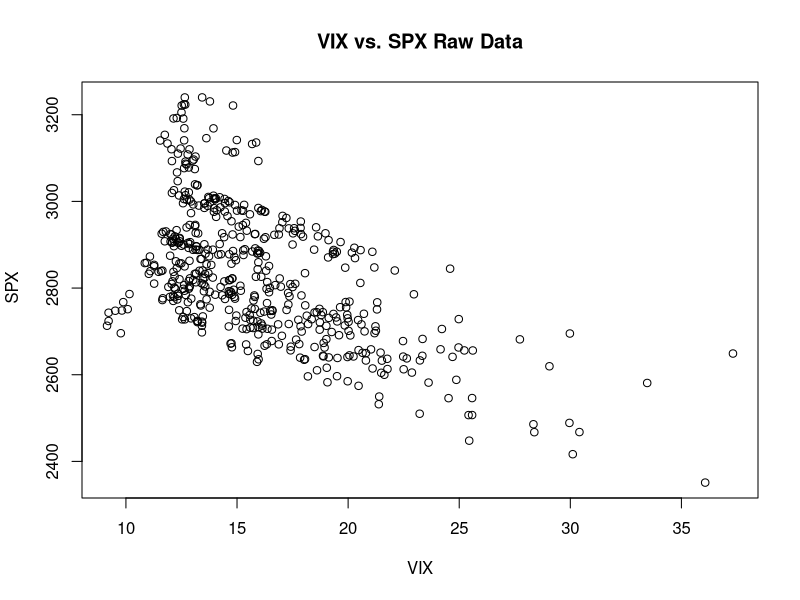
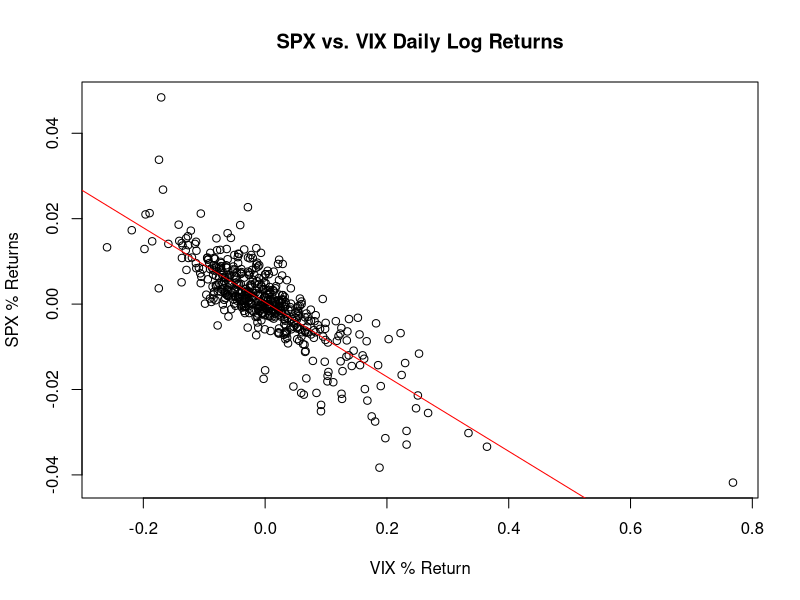

Source code (R) for these figures, in order:
getwd()

leverage = read.csv(file = "leverage.csv")

par(mfrow=c(1,1))

plot(
  leverage$SPX ~ leverage$VIX,
  xlab = "VIX",
  ylab =" SPX",
  main = "VIX vs. SPX Raw Data",
  pch = 1,
)

# len<-dim(corp)[1]
# Do we need to annualize the returns?
# Calculate the daily return for each column.
returns_spx <- round(diff(log(leverage$SPX)), 4)
returns_vix <- round(diff(log(leverage$VIX)), 4)

# (i) and (ii)
plot(
  returns_vix,
  returns_spx,
  xlab = "VIX % Return",
  ylab ="SPX % Returns",
  main = "SPX vs. VIX Daily Log Returns",
)
model = lm(returns_spx ~ returns_vix)
abline(model, col=c("red"))

# calculation
# TODO: why is this coming up with a different value?
b1 = cor(returns_vix, returns_spx) * (sd(returns_vix)/sd(returns_spx))
b0 = mean(returns_spx) - mean(returns_vix) * b1
# model$coefficients["(Intercept)"] == b0

# (iii)
model_summary = summary(model)
model_anova = anova(model)

ssr = model_anova["returns_vix","Sum Sq"]
sse = model_anova["Residuals", "Sum Sq"]
sst = ssr + sse
# cbind(ssr, sse, sst)
# print(model_summary)
# print(model_anova)

# (iv)
model_correlation = sqrt(model_summary$r.squared)
model_correlation_matches = - model_correlation == cor(returns_vix, returns_spx)
paste("Model r-squared and correlation match:", model_correlation_matches)

# (v)
predict_confidence = 0.90
predict_stdev = 0.025
predict_vix_return = 0.10
predict_y =
    model$coefficients["(Intercept)"] +
    (model$coefficients["returns_vix"] * predict_vix_return)

# Y ~ N(predict_y, predict_vix_return)
# PI = Y +/- stdev
predict_interval = qnorm(predict_confidence, mean = predict_y, sd = predict_stdev)
predict_lower = predict_y - predict_interval
predict_upper = predict_y + predict_interval
cbind(predict_lower, predict_upper)
